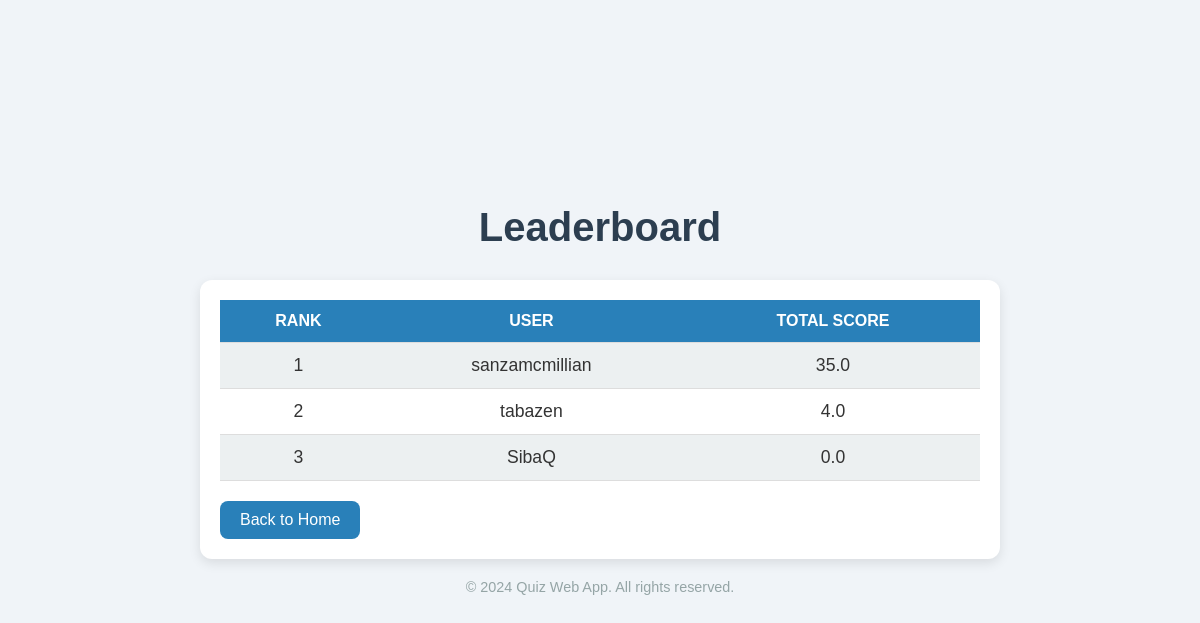
Page /quiz/leaderboard/ (signed in) on the earlier database version.
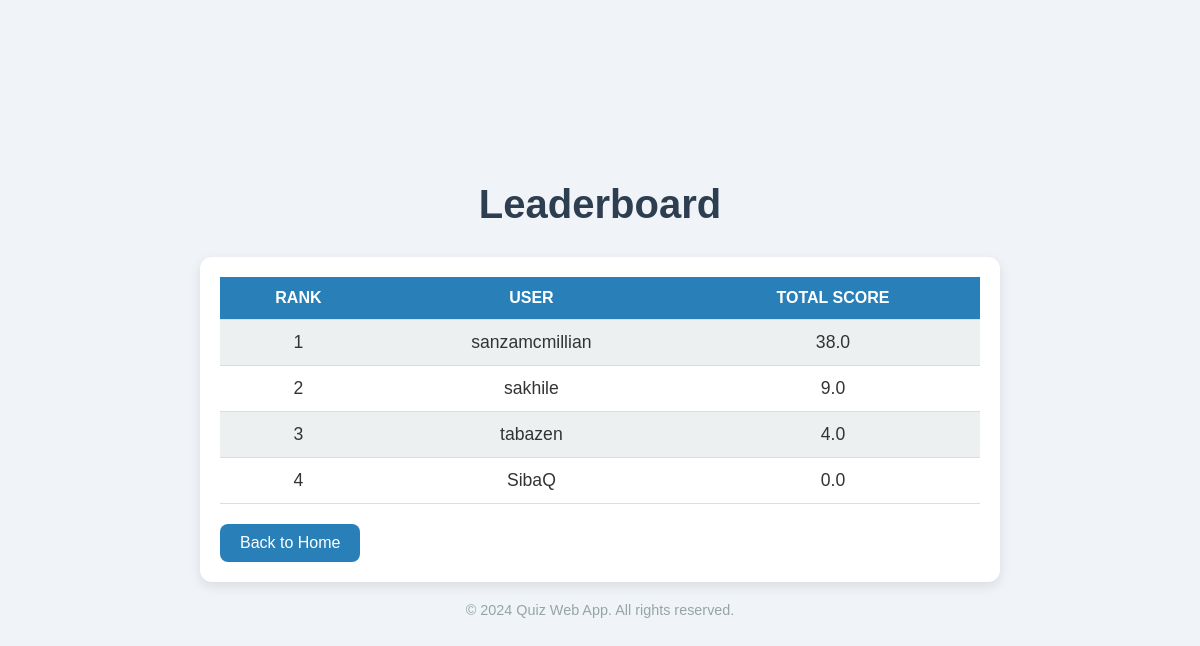
Same page on the later database version.
### quiz/models.py (models this page shows, shortened)
class Leaderboard(models.Model):
    user = models.ForeignKey(User, on_delete=models.CASCADE)
    total_score = models.FloatField(default=0)
    rank = models.IntegerField(null=True, blank=True)
    def save(self, *args, **kwargs):
        super().save(*args, **kwargs)
        leaderboard = Leaderboard.objects.order_by('-total_score')
        for idx, entry in enumerate(leaderboard, start=1):
            if entry.rank != idx:
                entry.rank = idx
                entry.save()

### quiz/views.py (the view)
# urls.py: path('leaderboard/', views.leaderboard_view, name='leaderboard_view'),
@login_required
def leaderboard_view(request):
    leaderboard = Leaderboard.objects.annotate(
        total=Sum('total_score')
    ).order_by('-total')[:10]
    for idx, entry in enumerate(leaderboard, start=1):
        entry.rank = idx
        entry.save()
    context = {
        'leaderboard': leaderboard,
    }
    return render(request, 'leaderboard.html', context)

### quiz/templates/leaderboard.html (shortened to what this page needs)
<!DOCTYPE html>
<html lang="en">
<head>
</head>
<body>
    <header>
        <h1>Leaderboard</h1>
    </header>
    <main>
        <table>
            <thead>
                <tr>
                    <th>Rank</th>
                    <th>User</th>
                    <th>Total Score</th>
                </tr>
            </thead>
            <tbody>
                {% for entry in leaderboard %}
                <tr>
                    <td>{{ entry.rank }}</td>
                    <td>{{ entry.user.username }}</td>
                    <td>{{ entry.total_score }}</td>
                </tr>
                {% endfor %}
            </tbody>
        </table>
        <section>
            <a href="{% url 'quiz_detail' %}">Back to Home</a>
        </section>
    </main>
    <footer>
        <p>&copy; 2024 Quiz Web App. All rights reserved.</p>
    </footer>
</body>
</html>

### quiz/templates/leaderboard.html (style rules this page uses)
* { margin: 0; padding: 0; box-sizing: border-box; }
body { font-family: 'Arial', sans-serif; background-color: #f0f4f8; color: #333; display: flex; flex-direction: column; align-items: center; justify-content: center; min-height: 100vh; }
header { margin-bottom: 20px; text-align: center; }
h1 { font-size: 2.5rem; color: #2c3e50; margin-bottom: 10px; }
main { width: 90%; max-width: 800px; background-color: white; border-radius: 12px; box-shadow: 0px 4px 12px rgba(0, 0, 0, 0.1); padding: 20px; }
table { width: 100%; border-collapse: collapse; margin-bottom: 20px; }
th, td { padding: 12px 15px; text-align: center; border-bottom: 1px solid #ddd; }
th { background-color: #2980b9; color: white; font-weight: bold; text-transform: uppercase; }
td { font-size: 1.1rem; }
tbody tr:nth-child(odd) { background-color: #ecf0f1; }
a { display: inline-block; padding: 10px 20px; background-color: #2980b9; color: white; border-radius: 8px; text-decoration: none; font-size: 1rem; transition: background-color 0.3s ease; }
footer { margin-top: 20px; font-size: 0.9rem; color: #95a5a6; }

Differences in the rows shown:
changed Leaderboard "sanzamcmillian": total_score "35.0" → "38.0"
added Leaderboard: rank "2", user.username "sakhile", total_score "9.0"
changed Leaderboard "tabazen": rank "2" → "3"
changed Leaderboard "SibaQ": rank "3" → "4"
